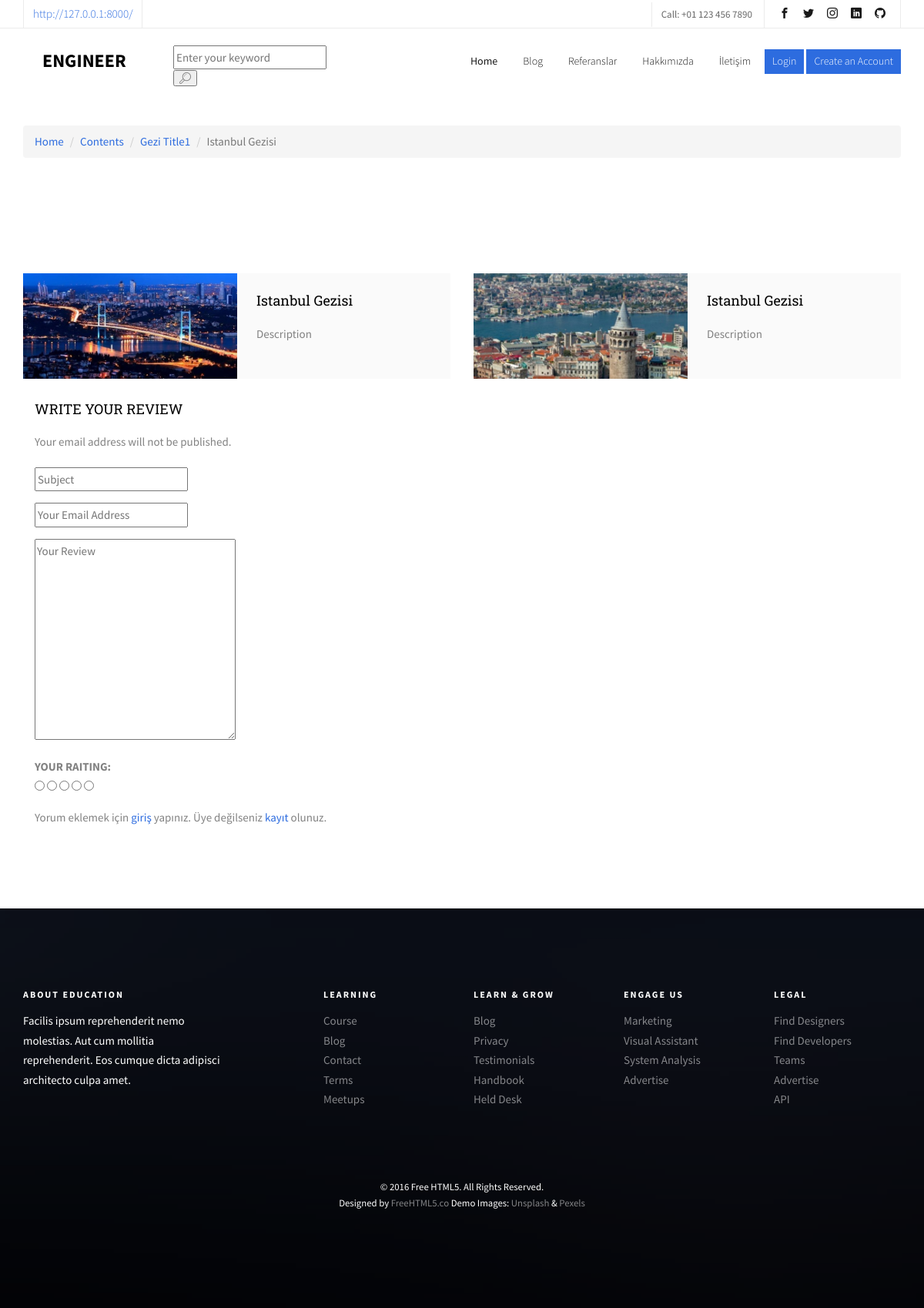
The app's page /content/1/istanbul-gezisi, older data.
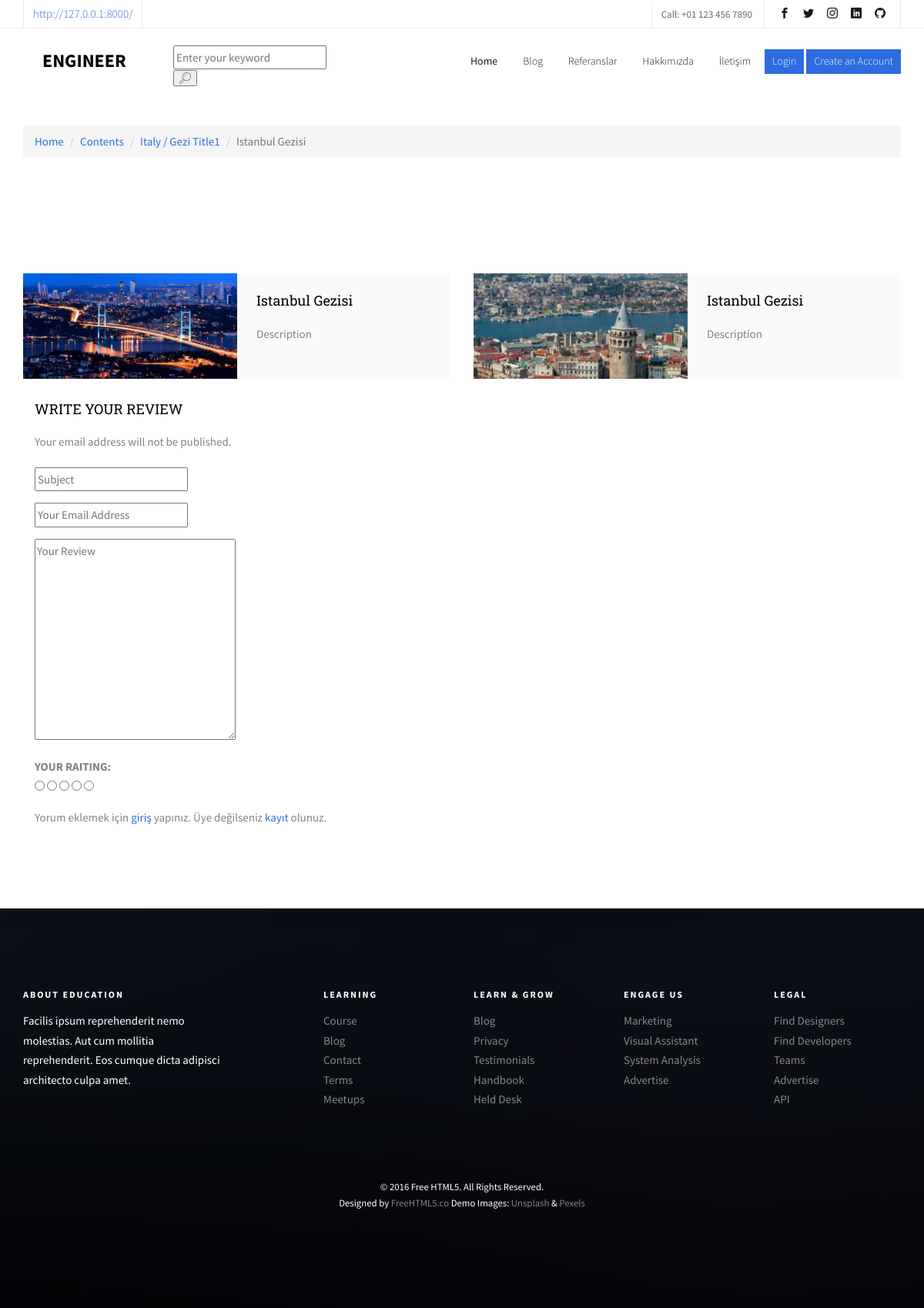
The same page, newer data.
### content/models.py (models this page shows, shortened)
class Content(models.Model):
    STATUS = (
        ('True', 'Evet'),
        ('False', 'Hayır'),
    )
    category = models.ForeignKey(Category, on_delete=models.CASCADE)
    title = models.CharField(max_length=150)
    keywords = models.CharField(blank=True, max_length=255)
    description = models.CharField(blank=True, max_length=255)
    image = models.ImageField(blank=True, upload_to='images/')
    detail = RichTextUploadingField()
    slug = models.SlugField(null=False, unique=True)
    status = models.CharField(max_length=10, choices=STATUS)
    parent = models.ForeignKey('self', blank=True, null=True, related_name='children', on_delete=models.CASCADE)
    create_at = models.DateTimeField(auto_now_add=True)
    update_at = models.DateTimeField(auto_now=True)
    def get_image_tag(self):
        if self.image:
            return mark_safe('<img src="{}" height="50"/>'.format(self.image.url))
    get_image_tag.short_description = 'Image'

class Category(MPTTModel):
    STATUS =(
        ('True', 'Evet'),
        ('False', 'Hayır'),
    )
    title = models.CharField(max_length=100)
    keywords = models.CharField(blank=True, max_length=255)
    description = models.CharField(blank=True, max_length=255)
    image = models.ImageField(blank=True, upload_to='images/')
    status = models.CharField(max_length=10, choices=STATUS)
    slug = models.SlugField(null=False, unique=True)
    parent = TreeForeignKey('self', blank=True, null=True, related_name='children', on_delete=models.CASCADE)
    create_at = models.DateTimeField(auto_now_add=True)
    update_at = models.DateTimeField(auto_now=True)
    class MPTTMeta:
        order_insertion_by = ['title']
    def __str__(self):
        full_path = [self.title]
        k = self.parent
        while k is not None:
            full_path.append(k.title)
            k = k.parent
        return ' / ' .join(full_path[::-1])
    def get_image_tag(self):
        if self.image:
            return mark_safe('<img src="{}" height="50"/>'.format(self.image.url))
    get_image_tag.short_description = 'Image'

class Images(models.Model):
    content = models.ForeignKey(Content, on_delete=models.CASCADE)
    title = models.CharField(max_length=50, blank=True)
    image = models.ImageField(blank=True, upload_to='images/')
    def get_image_tag(self):
        if self.image:
            return mark_safe('<img src="{}" height="50"/>'.format(self.image.url))
    get_image_tag.short_description = 'Image'

### home/views.py (the view)
# urls.py: path('content/<int:id>/<slug:slug>', views.content_detail, name='content_detail'),
def content_detail(request, id, slug):
    category = Category.objects.all()
    content = Content.objects.get(pk=id)
    images = Images.objects.filter(content_id=id)
    comments = Comment.objects.filter(content_id=id, status='True')
    context = {'category': category,
               'images': images,
               'comments': comments,
               'content': content}
    return render(request, 'content_detail.html', context)

### home/templates/content_detail.html (shortened to what this page needs)
{% extends "homebase.html" %}
{% block content %}
    <div id="breadcrumb">
        <div class="container">
            <ul class="breadcrumb">
                <li><a href="/">Home</a></li>
                <li><a href="">Contents</a></li>
                <li><a href="/category/{{ content.category_id }}/{{ content.category.slug }}">{{ content.category }}</a></li>
                <li class="active">{{ content.title }}</li>
            </ul>
        </div>
    </div>
        <div id="fh5co-course">
		<div class="container">
			<div class="row">
                {% for rs in images %}
				    <div class="col-md-6 animate-box">
	    				<div class="course">
    						<a href="#" class="course-img" style="background-image: url({{rs.image.url}});"></a>
						    <div class="desc">
                                <h3><a href="#">{{ content.title }}</a></h3>
                                <p> {{ content.description | safe }} </p>
		    				</div>
					    </div>
			    	</div>
                {% endfor %}
			</div>
            <div>
                <div class="col-md-6 animate-box">
                <h4 class="text-uppercase">Write Your Review</h4>
                <p>Your email address will not be published.</p>
                    <form class="review-form" action="/content/add_comment/{{ content.id }}" method="post">
                        <div class="form-group">
                            <input class="input" type="text" name="subject" id="id_subject" placeholder="Subject" />
                        </div>
                        <div class="form-group">
                            <input class="input" type="email" name="email" id="id_email" placeholder="Your Email Address" />
                        </div>
                        <div class="form-group">
                            <textarea class="input" name="comment" id="id_comment" cols="30" rows="10" placeholder="Your Review"></textarea>
                        </div>
                        <div class="form-group">
                            <div class="input-rating">
                                <strong class="text-uppercase">Your Raiting:</strong>
                                <div class="stars">
                                    <input type="radio" id="star5" name="rate" value="5" /><label for="star5"></label>
                                    <input type="radio" id="star4" name="rate" value="4" /><label for="star4"></label>
                                    <input type="radio" id="star3" name="rate" value="3" /><label for="star3"></label>
                                    <input type="radio" id="star2" name="rate" value="2" /><label for="star2"></label>
                                    <input type="radio" id="star1" name="rate" value="1" /><label for="star1"></label>
                                </div>
                            </div>
                        </div>
                        {% if user.id is not none %}
                        <button class="btn-primary">Submit</button>
                        {% else %}
                            Yorum eklemek için <a href="/login">giriş</a> yapınız. Üye değilseniz <a href="/register">kayıt</a> olunuz.
                        {% endif %}
                    </form>
                </div>
            </div>
		</div>
	</div>
{% endblock %}

### home/templates/homebase.html (shortened to what this page needs)
<!DOCTYPE html>
<html lang="en">
<head>
	    {% load static %}
    <link rel="stylesheet" href="https://ajax.googleapis.com/ajax/libs/jqueryui/1.11.4/themes/smoothness/jquery-ui.css">
	<link rel="stylesheet" href="{% static 'css/animate.css' %}">
	<link rel="stylesheet" href="{% static 'css/icomoon.css' %}">
	<link rel="stylesheet" href="{% static 'css/bootstrap.css' %}">
	<link rel="stylesheet" href="{% static 'css/magnific-popup.css' %}">
	<link rel="stylesheet" href="{% static 'css/owl.carousel.min.css' %}">
	<link rel="stylesheet" href="{% static 'css/owl.theme.default.min.css' %}">
	<link rel="stylesheet" href="{% static 'css/flexslider.css' %}">
	<link rel="stylesheet" href="{% static 'css/pricing.css' %}">
	<link rel="stylesheet" href="{% static 'css/style.css' %}">
	</head>
<body>
	<div id="page">
    {% include 'header.html' %}
    {% block content %} {% endblock %}
    {% include 'footer.html' %}
</body>
</html>

### home/templates/header.html (shortened to what this page needs)
{% load static %}
<header>
		<nav class="fh5co-nav" role="navigation">
		<div class="top">
			<div class="container">
				<div class="row">
					<div class="col-xs-12 text-right">
						<p class="site"><a href="/">http://127.0.0.1:8000/</a></p>
						<p class="num">Call: +01 123 456 7890</p>
						<ul class="fh5co-social">
							<li><a href="https://www.facebook.com/fvarlii" target="_blank"><i class="icon-facebook2"></i></a></li>
							<li><a href="https://twitter.com/f_varli" target="_blank"><i class="icon-twitter2"></i></a></li>
							<li><a href="https://instagram.com/f_varli" target="_blank"><i class="icon-instagram"></i></a></li>
							<li><a href="https://www.linkedin.com/in/fvarli/" target="_blank"><i class="icon-linkedin2"></i></a></li>
							<li><a href="https://github.com/fvarli" target="_blank"><i class="icon-github" ></i></a></li>
						</ul>
					</div>
				</div>
			</div>
		</div>
		<div class="top-menu">
			<div class="container">
				<div class="row">
					<div class="col-xs-2">
						<div id="fh5co-logo"><a href="/">Engineer</a></div>
					</div>
                    <div class="header-search col-xs-2">
                        <form action="/search/" method="post">
                            <input type="text" name="query" id="query" class="input search-input" placeholder="Enter your keyword">
                            {% load mptt_tags %}
                            <button class="icon-search4"></button>
                        </form>
                    </div>
					<div class="col-xs-8 text-right menu-1">
						<ul>
							<li class="active"><a href="index.html">Home</a></li>
							<li class="has-dropdown">
								<a href="blog.html">Blog</a>
							</li>
            				<li><a href="/referanslar">Referanslar</a></li>
            				<li><a href="/hakkimizda">Hakkımızda</a></li>
            				<li><a href="/iletisim">İletişim</a></li>
                            {% if user.id is not None %}
                                <li class="btn-primary has-dropdown">
								<a href="#"><span>My Account {{ user.first_name }} {{ user.last_name }}</span></a>
								<ul class="dropdown">
									<li><a href="#">My Comments</a></li>
									<li><a href="/logout/">Logout</a></li>
								</ul>
							</li>
                            {% else %}
							<li class="btn-cta"><a href="/login/"><span>Login</span></a></li>
							<li class="btn-cta"><a href="/create_account/"><span>Create an Account</span></a></li>
                            {% endif %}
                        </ul>
					</div>
				</div>
			</div>
		</div>
	</nav>
</header>

### home/templates/footer.html (shortened to what this page needs)
{% load static %}
	<footer id="fh5co-footer" role="contentinfo" style="background-image: url(static/images/img_bg_4.jpg);">
		<div class="overlay"></div>
		<div class="container">
			<div class="row row-pb-md">
				<div class="col-md-3 fh5co-widget">
					<h3>About Education</h3>
					<p>Facilis ipsum reprehenderit nemo molestias. Aut cum mollitia reprehenderit. Eos cumque dicta adipisci architecto culpa amet.</p>
				</div>
				<div class="col-md-2 col-sm-4 col-xs-6 col-md-push-1 fh5co-widget">
					<h3>Learning</h3>
					<ul class="fh5co-footer-links">
						<li><a href="#">Course</a></li>
						<li><a href="#">Blog</a></li>
						<li><a href="#">Contact</a></li>
						<li><a href="#">Terms</a></li>
						<li><a href="#">Meetups</a></li>
					</ul>
				</div>
				<div class="col-md-2 col-sm-4 col-xs-6 col-md-push-1 fh5co-widget">
					<h3>Learn &amp; Grow</h3>
					<ul class="fh5co-footer-links">
						<li><a href="#">Blog</a></li>
						<li><a href="#">Privacy</a></li>
						<li><a href="#">Testimonials</a></li>
						<li><a href="#">Handbook</a></li>
						<li><a href="#">Held Desk</a></li>
					</ul>
				</div>
				<div class="col-md-2 col-sm-4 col-xs-6 col-md-push-1 fh5co-widget">
					<h3>Engage us</h3>
					<ul class="fh5co-footer-links">
						<li><a href="#">Marketing</a></li>
						<li><a href="#">Visual Assistant</a></li>
						<li><a href="#">System Analysis</a></li>
						<li><a href="#">Advertise</a></li>
					</ul>
				</div>
				<div class="col-md-2 col-sm-4 col-xs-6 col-md-push-1 fh5co-widget">
					<h3>Legal</h3>
					<ul class="fh5co-footer-links">
						<li><a href="#">Find Designers</a></li>
						<li><a href="#">Find Developers</a></li>
						<li><a href="#">Teams</a></li>
						<li><a href="#">Advertise</a></li>
						<li><a href="#">API</a></li>
					</ul>
				</div>
			</div>
			<div class="row copyright">
				<div class="col-md-12 text-center">
					<p>
						<small class="block">&copy; 2016 Free HTML5. All Rights Reserved.</small>
						<small class="block">Designed by <a href="http://freehtml5.co/" target="_blank">FreeHTML5.co</a> Demo Images: <a href="http://unsplash.co/" target="_blank">Unsplash</a> &amp; <a href="https://www.pexels.com/" target="_blank">Pexels</a></small>
					</p>
				</div>
			</div>
		</div>
	</footer>
	</div>

### home/static/css/icomoon.css (style rules this page uses)
[class^="icon-"], [class*=" icon-"] { font-family: 'icomoon' !important; speak: none; font-style: normal; font-weight: normal; font-variant: normal; text-transform: none; line-height: 1; -webkit-font-smoothing: antialiased; -moz-osx-font-smoothing: grayscale; }
.icon-search4:before { content: "\e909"; }
.icon-facebook2:before { content: "\eac0"; }
.icon-instagram:before { content: "\eac2"; }
.icon-twitter2:before { content: "\eac6"; }
.icon-github:before { content: "\eae0"; }
.icon-linkedin2:before { content: "\eaf9"; }

Row changes from the older to the newer data that the page shows:
changed through a linked row, Content "Istanbul Gezisi": category "Gezi Title1" → "Italy / Gezi Title1"
